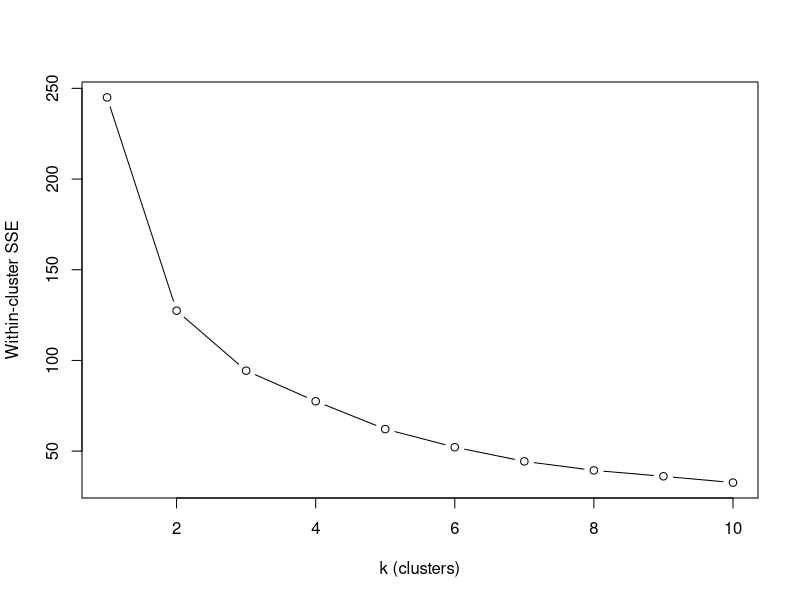
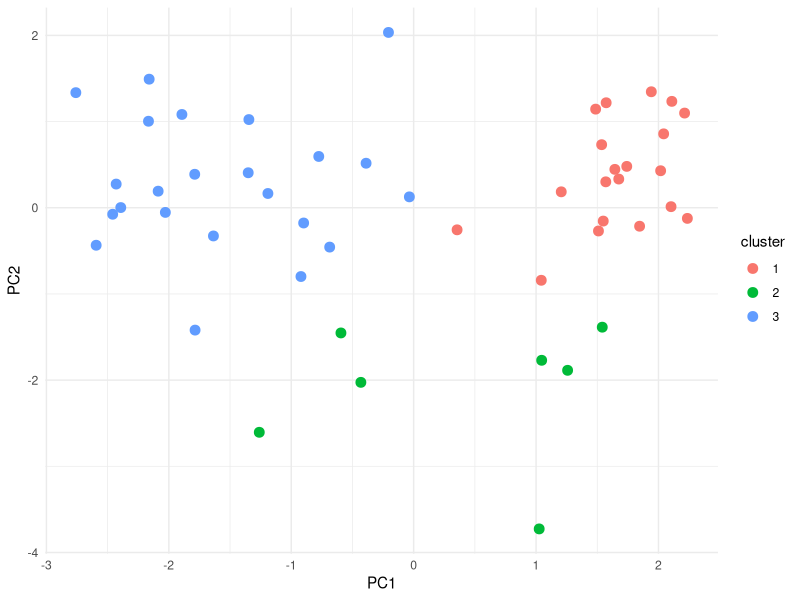
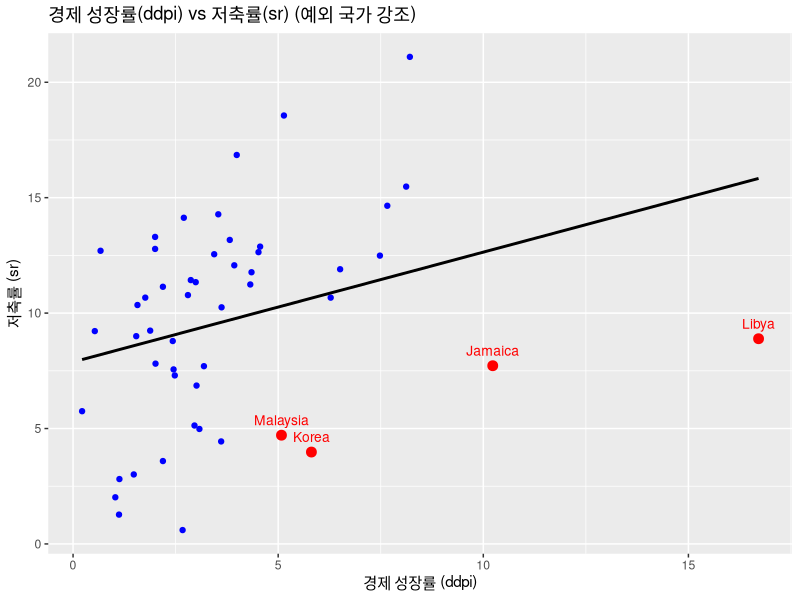

Here is the R script that generated these plots, in order:
# 내장 데이터 불러오기
data("LifeCycleSavings")
View(LifeCycleSavings)
length(LifeCycleSavings)
# 데이터 확인
head(LifeCycleSavings)
str(LifeCycleSavings)


# >> 클러스터링
data("LifeCycleSavings")
head(LifeCycleSavings)

df <- LifeCycleSavings[, c("sr", "pop15", "pop75", "dpi", "ddpi")]

df_scaled <- scale(df)

wss <- numeric(10)
for (k in 1:10) {
  wss[k] <- sum(kmeans(df_scaled, centers = k, nstart = 20)$withinss)
}

plot(1:10, wss, type = "b",
     xlab = "k (clusters)", ylab = "Within-cluster SSE")

set.seed(123)
km <- kmeans(df_scaled, centers = 3, nstart = 25)

km$cluster      # 각 국가가 어떤 클러스터인지
km$centers      # 클러스터 중심
table(km$cluster)

library(ggplot2)

pca <- prcomp(df_scaled)
pca_df <- data.frame(pca$x[, 1:2], cluster = factor(km$cluster))

ggplot(pca_df, aes(PC1, PC2, color = cluster)) +
  geom_point(size = 3) +
  theme_minimal()

# 빨 - 소득, 성장률, 저축률이 높은 국가
# 초 - 인구 구조가 특이한 국가 (고령화 등)
# 파 - 소득, 성장률, 저축률이 낮은 국가

# >> 성장률은 높은데 저축률이 낮은 국가
cbind(LifeCycleSavings, cluster = km$cluster) |>
  subset(ddpi > median(ddpi) & sr < median(sr)) |>
  head()

# >> 예외적인 국가 찾기
# 평균 대비 예외적 국가, “경제 성장률 대비 저축률이 낮은” 예외적 사례
high_ddpi_low_sr <- subset(LifeCycleSavings, ddpi > mean(ddpi) & sr < mean(sr))
high_ddpi_low_sr
library(ggplot2)

# 예외 국가 표시
high_ddpi_low_sr <- subset(LifeCycleSavings, ddpi > mean(ddpi) & sr < mean(sr))

ggplot(LifeCycleSavings, aes(x = ddpi, y = sr)) +
  geom_point(color = "blue") +  # 전체 국가
  geom_point(data = high_ddpi_low_sr, aes(x = ddpi, y = sr), color = "red", size = 3) + # 예외 국가
  geom_smooth(method = "lm", se = FALSE, color = "black") + # 회귀선
  geom_text(data = high_ddpi_low_sr, aes(label = rownames(high_ddpi_low_sr)), 
            vjust = -1, color = "red", size = 3.5) + # 국가 이름 라벨
  labs(title = "경제 성장률(ddpi) vs 저축률(sr) (예외 국가 강조)",
       x = "경제 성장률 (ddpi)",
       y = "저축률 (sr)")


# >> 인구 구조가 원인인가?
cor(high_ddpi_low_sr$pop15, high_ddpi_low_sr$sr)
cor(high_ddpi_low_sr$pop75, high_ddpi_low_sr$sr)

lm_sr <- lm(sr ~ ddpi + pop15 + pop75, data = LifeCycleSavings)
summary(lm_sr)